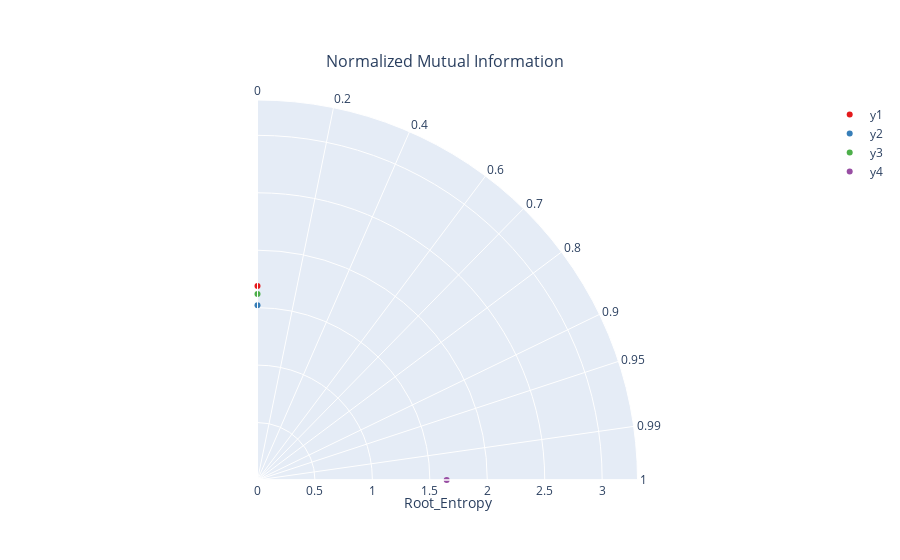

The notebook cell this image was saved under:
### Code cell
#df_input, string_reference_feature,
#                         string_mid_type='scaled', bool_flag_as_subplot=False,
#                         chart_result_upper=None,
#                         string_diagram_type='taylor'):
chart_taylor_res = chart_create_diagram(df_taylor_res, string_ref_model, string_mid_type='normalized', string_diagram_type='mid')
chart_taylor_res.show()

### Figure 1 — Plotly figure (JSON) as saved in the notebook; plotly's stock layout.template omitted (floating-point values rounded to 4 significant figures)
{"data": [{"marker": {"color": "rgb(228,26,28)"}, "mode": "markers", "name": "y1", "r": [1.689], "theta": [90], "type": "scatterpolar"}, {"marker": {"color": "rgb(55,126,184)"}, "mode": "markers", "name": "y2", "r": [1.521], "theta": [90], "type": "scatterpolar"}, {"marker": {"color": "rgb(77,175,74)"}, "mode": "markers", "name": "y3", "r": [1.618], "theta": [90], "type": "scatterpolar"}, {"marker": {"color": "rgb(152,78,163)"}, "mode": "markers", "name": "y4", "r": [1.647], "theta": [0], "type": "scatterpolar"}], "layout": {"autosize": true, "polar": {"angularaxis": {"direction": "counterclockwise", "ticktext": [0, 0.2, 0.4, 0.6, 0.7, 0.8, 0.9, 0.95, 0.99, 1], "tickvals": [90, 78.46, 66.42, 53.13, 45.57, 36.87, 25.84, 18.19, 8.11, 0], "type": "linear"}, "radialaxis": {"autorange": false, "range": [0, 3.308], "title": {"text": "Root_Entropy"}, "type": "linear"}, "sector": [0, 90]}, "title": {"font": {"size": 16}, "text": "Normalized Mutual Information", "x": 0.494, "xanchor": "center", "y": 0.9, "yanchor": "top"}}}
